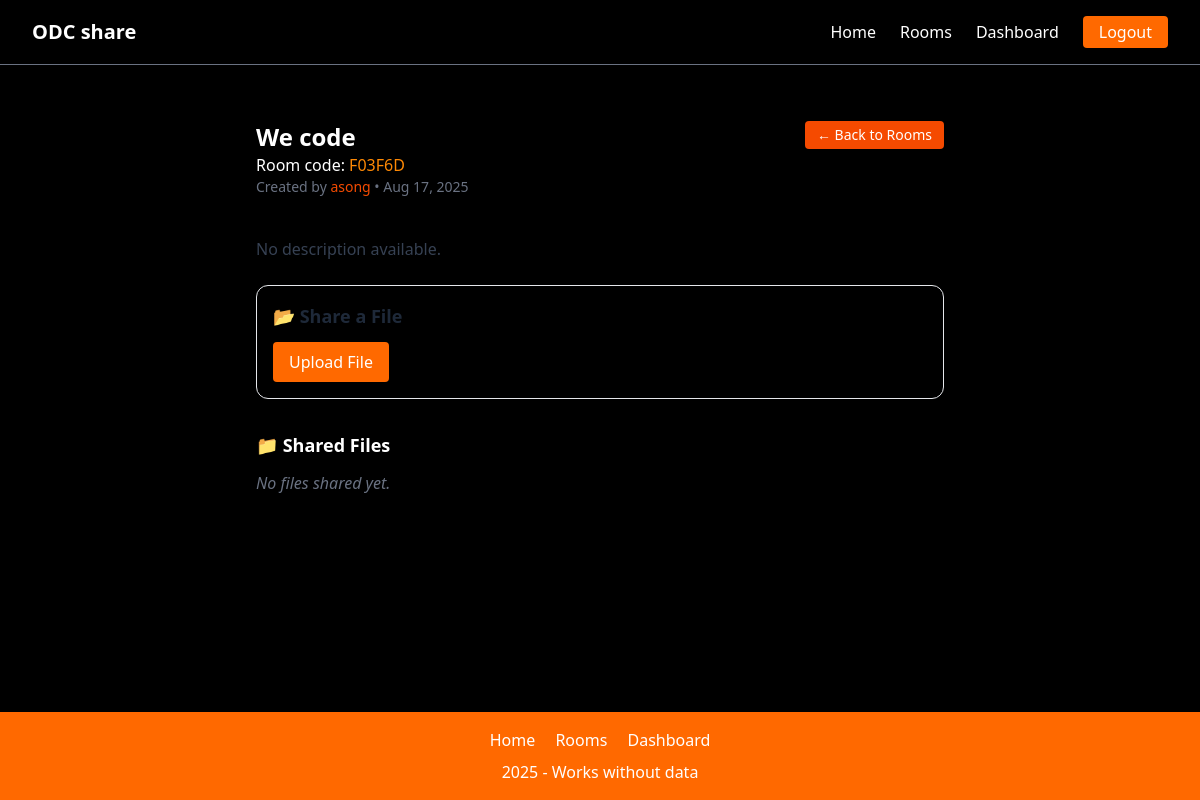
The page /room/F03F6D/ (signed in) on the database its author committed.
### home/models.py (models this page shows, shortened)
class Room(models.Model):
    room_name = models.CharField(max_length=100, null=True)
    description = models.TextField(max_length=200, null=True)
    code = models.CharField(max_length=6, unique=True, editable=False, null=True, blank=True)
    created_by = models.ForeignKey(User, on_delete=models.CASCADE, related_name="rooms", null=True)
    created_at = models.DateTimeField(auto_now_add=True)
    members = models.ManyToManyField(User, related_name="joined_rooms", blank=True)

### home/views.py (the view)
# urls.py: path("room/<str:code>/", views.room_detail, name="room_detail"),
@login_required
def room_detail(request, code):
    rooms = get_object_or_404(Room, code=code)
    return render(request, "room_detail.html", {"rooms": rooms})

### home/templates/room_detail.html (shortened to what this page needs)
{% extends "base.html" %}
{% block content %}
<div class="w-[96%] sm:w-[60%] mx-auto mt-10 p-4 rounded-2xl shadow-lg">
    <div class="flex flex-col sm:flex-row sm:items-center sm:justify-between pb-4 mb-6">
        <div class="mb-4 sm:mb-0">
            <h1 class="text-2xl font-bold text-white">{{ rooms.room_name }}</h1>
            <p>Room code: <span class="text-orange-400">{{rooms.code}}</span></p>
            <p class="text-sm text-gray-500">
                Created by <span class="font-medium text-orange-600">{{ request.user.username }}</span>
                • {{ rooms.created_at|date:"M d, Y" }}
            </p>
        </div>
        <a href="/"
            class="px-3 py-1 text-xs sm:text-sm bg-orange-600 text-white rounded hover:bg-orange-500 transition sm:self-start">
            ← Back to Rooms
        </a>
    </div>
    <div class="mb-6">
        <p class="text-gray-700">{{ room.description|default:"No description available." }}</p>
    </div>
    {% if user == rooms.created_by %}
    <div class="mb-8  p-4 rounded-xl border border-gray-200">
        <h2 class="text-lg font-semibold text-gray-800 mb-3">📂 Share a File</h2>
        <form method="post" enctype="multipart/form-data" class="flex items-center space-x-3">
            <button type="submit" class="bg-orange-500 text-white px-4 py-2 rounded hover:bg-orange-600">
                Upload File
            </button>
        </form>
    </div>
    {% endif %}
    <div>
        <h2 class="text-lg font-semibold text-white mb-3">📁 Shared Files</h2>
        {% if files %}
        <ul class="space-y-3">
            {% for file in files %}
            <li class="flex items-center justify-between p-3 border rounded-lg hover:bg-gray-50">
                <div class="flex items-center space-x-3">
                    <span class="text-orange-600">⬇️</span>
                    <span class="text-gray-700 font-medium"></span>
                </div>
                <a href="{{ file.file.url }}" download
                    class="px-3 py-1 bg-black text-white rounded-lg hover:bg-gray-800">
                    Download
                </a>
            </li>
            {% endfor %}
        </ul>
        {% else %}
        <p class="text-gray-500 italic">No files shared yet.</p>
        {% endif %}
    </div>
</div>
{% endblock %}

### rows shown on the page
Room: room_name "We code", code "F03F6D", created_at "Aug 17, 2025"

### other values the page prints
{{ request.user.username }} "asong"
{{ room.description|default:"No description available." }} "No description available."
